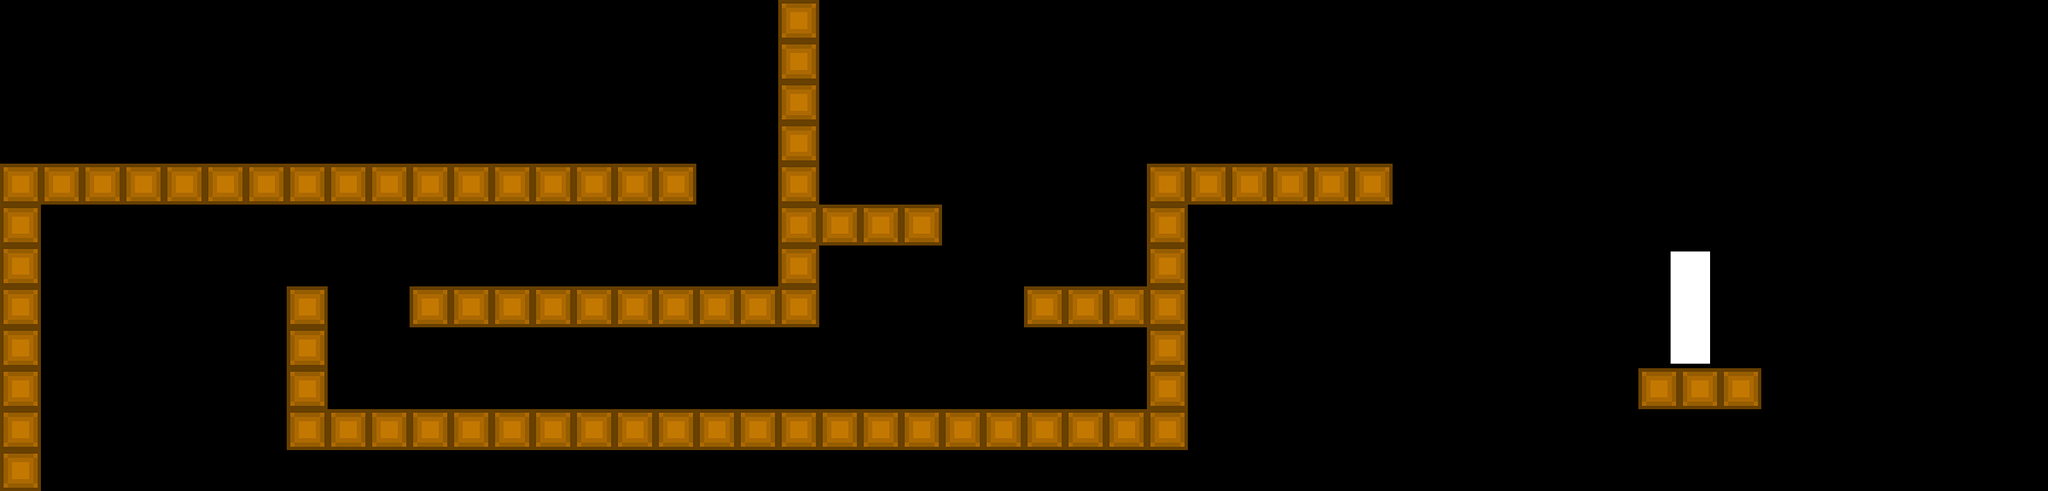

Tiled map render using the project's own tile images. Description and the whole map definition, tile-layer contents included, below:
An orthogonal 50x12 tile map with 64x64 px tiles, 1 tile layer (Tile Layer 1), 11 tilesets and 13 objects.

<map version="1.10" tiledversion="1.10.2" orientation="orthogonal" renderorder="right-down" width="50" height="12" tilewidth="64" tileheight="64" infinite="0" nextlayerid="11" nextobjectid="237">
 <editorsettings>
  <export target="level9.lua" format="lua" />
 </editorsettings>
 <tileset firstgid="1" name="earth" tilewidth="64" tileheight="64" tilecount="9" columns="3">
  <image source="tileset.png" width="192" height="192" />
 </tileset>
 <tileset firstgid="10" name="b" tilewidth="64" tileheight="64" tilecount="9" columns="3">
  <image source="bSheet.png" width="200" height="200" />
 </tileset>
 <tileset firstgid="19" name="a" tilewidth="64" tileheight="64" tilecount="9" columns="3">
  <image source="aSheet.png" width="200" height="200" />
 </tileset>
 <tileset firstgid="28" name="c" tilewidth="64" tileheight="64" tilecount="9" columns="3">
  <image source="cSheet.png" width="200" height="200" />
 </tileset>
 <tileset firstgid="37" name="d" tilewidth="64" tileheight="64" tilecount="9" columns="3">
  <image source="d1.png" width="200" height="200" />
 </tileset>
 <tileset firstgid="46" name="e" tilewidth="64" tileheight="64" tilecount="9" columns="3">
  <image source="e.png" width="200" height="200" />
 </tileset>
 <tileset firstgid="55" name="brick" tilewidth="64" tileheight="64" tilecount="1" columns="1">
  <image source="brick2.png" width="64" height="64" />
 </tileset>
 <tileset firstgid="56" name="f" tilewidth="64" tileheight="64" tilecount="9" columns="3">
  <image source="F.png" width="200" height="200" />
 </tileset>
 <tileset firstgid="65" name="g" tilewidth="64" tileheight="64" tilecount="9" columns="3">
  <image source="G.png" width="200" height="200" />
 </tileset>
 <tileset firstgid="74" name="h" tilewidth="64" tileheight="64" tilecount="9" columns="3">
  <image source="H.png" width="200" height="200" />
 </tileset>
 <tileset firstgid="83" name="i" tilewidth="64" tileheight="64" tilecount="9" columns="3">
  <image source="I.png" width="200" height="200" />
 </tileset>
 <objectgroup id="5" name="Enemies" />
 <objectgroup id="7" name="Warp">
  <object id="235" x="2624" y="384" width="64" height="192" />
  <object id="236" x="2624" y="384" width="64" height="192" />
 </objectgroup>
 <objectgroup id="4" name="Platforms">
  <object id="220" x="0" y="256" width="1088" height="64" />
  <object id="222" x="640" y="448" width="576" height="64" />
  <object id="223" x="448" y="448" width="64" height="64" />
  <object id="224" x="448" y="512" width="64" height="192" />
  <object id="225" x="512" y="640" width="1344" height="64" />
  <object id="227" x="1600" y="448" width="192" height="64" />
  <object id="228" x="1280" y="320" width="192" height="64" />
  <object id="231" x="2560" y="576" width="640" height="64" />
  <object id="232" x="1216" y="128" width="64" height="384" />
  <object id="233" x="1792" y="256" width="64" height="384" />
  <object id="234" x="1856" y="256" width="320" height="64" />
 </objectgroup>
 <objectgroup id="10" name="Walls" />
 <layer id="1" name="Tile Layer 1" width="50" height="12">
  <data encoding="csv">
0,0,0,0,0,0,0,0,0,0,0,0,0,0,0,0,0,0,0,55,0,0,0,0,0,0,0,0,0,0,0,0,0,0,0,0,0,0,0,0,0,0,0,0,0,0,0,0,0,0,
0,0,0,0,0,0,0,0,0,0,0,0,0,0,0,0,0,0,0,55,0,0,0,0,0,0,0,0,0,0,0,0,0,0,0,0,0,0,0,0,0,0,0,0,0,0,0,0,0,0,
0,0,0,0,0,0,0,0,0,0,0,0,0,0,0,0,0,0,0,55,0,0,0,0,0,0,0,0,0,0,0,0,0,0,0,0,0,0,0,0,0,0,0,0,0,0,0,0,0,0,
0,0,0,0,0,0,0,0,0,0,0,0,0,0,0,0,0,0,0,55,0,0,0,0,0,0,0,0,0,0,0,0,0,0,0,0,0,0,0,0,0,0,0,0,0,0,0,0,0,0,
55,55,55,55,55,55,55,55,55,55,55,55,55,55,55,55,55,0,0,55,0,0,0,0,0,0,0,0,55,55,55,55,55,55,0,0,0,0,0,0,0,0,0,0,0,0,0,0,0,0,
55,0,0,0,0,0,0,0,0,0,0,0,0,0,0,0,0,0,0,55,55,55,55,0,0,0,0,0,55,0,0,0,0,0,0,0,0,0,0,0,0,0,0,0,0,0,0,0,0,0,
55,0,0,0,0,0,0,0,0,0,0,0,0,0,0,0,0,0,0,55,0,0,0,0,0,0,0,0,55,0,0,0,0,0,0,0,0,0,0,0,83,84,0,0,0,0,0,0,0,0,
55,0,0,0,0,0,0,55,0,0,55,55,55,55,55,55,55,55,55,55,0,0,0,0,0,55,55,55,55,0,0,0,0,0,0,0,0,0,0,0,86,87,0,0,0,0,0,0,0,0,
55,0,0,0,0,0,0,55,0,0,0,0,0,0,0,0,0,0,0,0,0,0,0,0,0,0,0,0,55,0,0,0,0,0,0,0,0,0,0,0,89,90,0,0,0,0,0,0,0,0,
55,0,0,0,0,0,0,55,0,0,0,0,0,0,0,0,0,0,0,0,0,0,0,0,0,0,0,0,55,0,0,0,0,0,0,0,0,0,0,0,55,55,55,0,0,0,0,0,0,0,
55,0,0,0,0,0,0,55,55,55,55,55,55,55,55,55,55,55,55,55,55,55,55,55,55,55,55,55,55,0,0,0,0,0,0,0,0,0,0,0,0,0,0,0,0,0,0,0,0,0,
55,0,0,0,0,0,0,0,0,0,0,0,0,0,0,0,0,0,0,0,0,0,0,0,0,0,0,0,0,0,0,0,0,0,0,0,0,0,0,0,0,0,0,0,0,0,0,0,0,0
</data>
 </layer>
</map>
